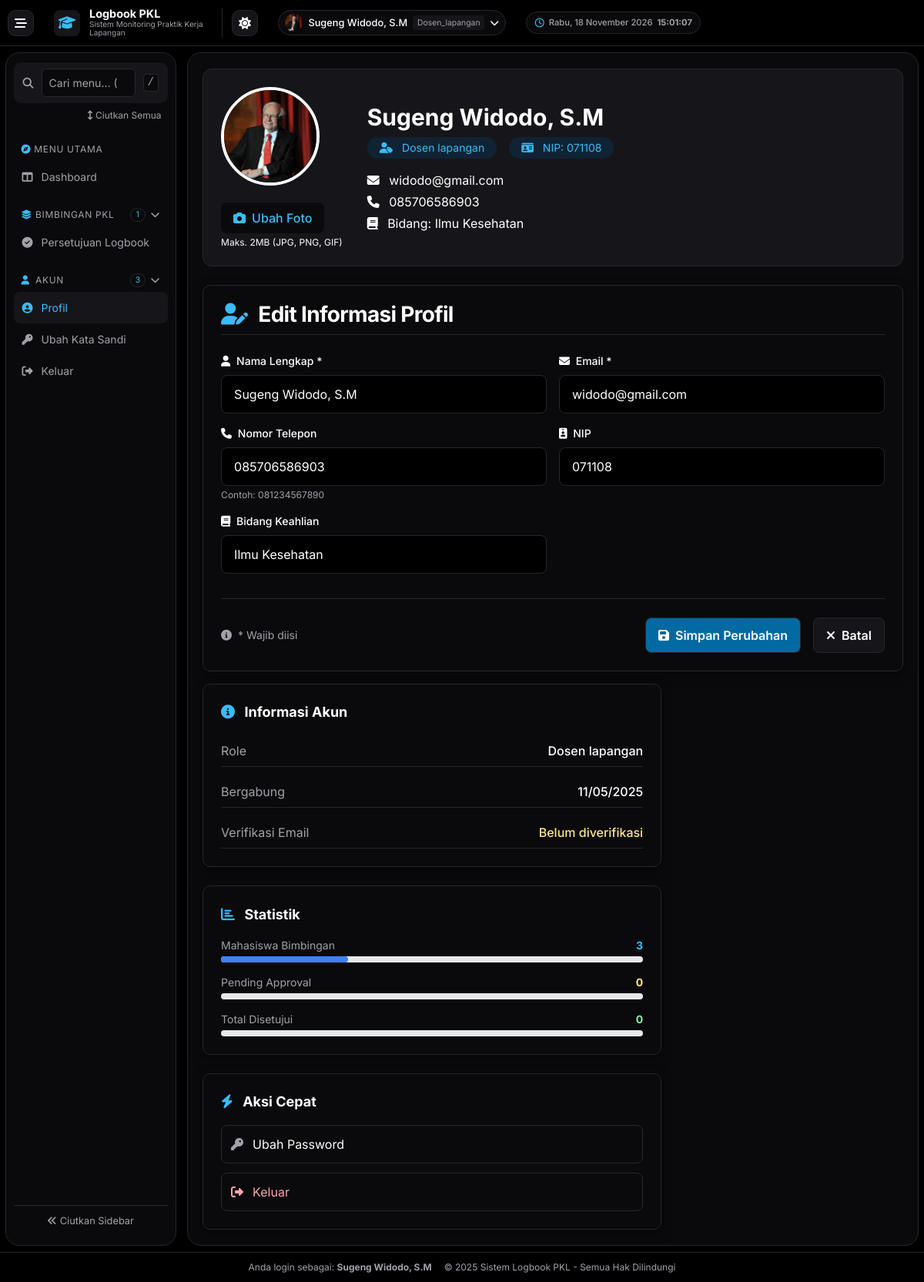
The page /profile.php (signed in) on the database its author committed.
### tables this page shows
CREATE TABLE `users` (
  `id` int(11) NOT NULL,
  `nama` varchar(100) DEFAULT NULL,
  `username` varchar(50) DEFAULT NULL,
  `password` varchar(255) DEFAULT NULL,
  `role` enum('admin','mahasiswa','dosen_pkl','dosen_lapangan') NOT NULL,
  `created_at` timestamp NOT NULL DEFAULT current_timestamp(),
  `remember_token` varchar(64) DEFAULT NULL,
  `prodi` varchar(100) DEFAULT NULL,
  `email_verified` tinyint(1) DEFAULT 0,
  `phone` varchar(15) DEFAULT NULL,
  `profile_image` varchar(255) DEFAULT NULL
);

CREATE TABLE `dosen` (
  `id` int(11) NOT NULL,
  `nip` varchar(20) DEFAULT NULL,
  `bidang` varchar(50) DEFAULT NULL
);

### profile.php (the view, shortened to what the rows shown need)
<?php
require_once 'config/db.php';
$user_id = $_SESSION['user']['id'];
$role = $_SESSION['user']['role'];
$user_query = $conn->prepare("SELECT * FROM users WHERE id = ?");
$user_query->bind_param("i", $user_id);
$user_query->execute();
$user_result = $user_query->get_result();
$user = $user_result->fetch_assoc();
$user = array_merge([
    'nama' => '',
    'username' => '',
    'email' => '',
    'phone' => '',
    'prodi' => '',
    'profile_image' => '',
    'email_verified' => false,
    'created_at' => date('Y-m-d H:i:s')
], $user);
$additional_data = [
    'nim' => '',
    'jurusan' => '',
    'prodi' => '',
    'nip' => '',
    'bidang' => ''
];
if ($role == 'mahasiswa') {
    $mahasiswa_query = $conn->prepare("SELECT * FROM mahasiswa WHERE id = ?");
    $mahasiswa_query->bind_param("i", $user_id);
    $mahasiswa_query->execute();
    $mahasiswa_result = $mahasiswa_query->get_result();
    if ($mahasiswa_result->num_rows > 0) {
        $mahasiswa_data = $mahasiswa_result->fetch_assoc();
        $additional_data = array_merge($additional_data, [
            'nim' => $mahasiswa_data['nim'] ?? '',
            'jurusan' => $mahasiswa_data['jurusan'] ?? '',
            'prodi' => $mahasiswa_data['prodi'] ?? ''
        ]);
    }
} elseif ($role == 'dosen_pkl' || $role == 'dosen_lapangan') {
    $dosen_query = $conn->prepare("SELECT * FROM dosen WHERE id = ?");
    $dosen_query->bind_param("i", $user_id);
    $dosen_query->execute();
    $dosen_result = $dosen_query->get_result();
    if ($dosen_result->num_rows > 0) {
        $dosen_data = $dosen_result->fetch_assoc();
        $additional_data = array_merge($additional_data, [
            'nip' => $dosen_data['nip'] ?? '',
            'bidang' => $dosen_data['bidang'] ?? ''
        ]);
    }
}
include 'includes/header.php';
?>
    <div class="dashboard-page">
        <div>
            <div class="profile-bg dashboard-section mb-6">
                <div class="flex flex-col md:flex-row items-center">
                    <div class="relative mb-6 md:mb-0 md:mr-8">
                        <div class="profile-image-container">
                            <div class="w-32 h-32 rounded-full border-4 border-white overflow-hidden bg-white">
                                <?php if (!empty($user['profile_image'])): ?>
                                    <img src="assets/uploads/profiles/<?= htmlspecialchars($user['profile_image']) ?>"
                                         alt="Foto Profil"
                                         class="w-full h-full object-cover">
                                <?php endif; ?>
                            </div>
                        </div>
                    </div>
                    <div class="flex-1 min-w-0 text-center md:text-left dashboard-profile-identity">
                        <h1 class="text-3xl font-bold mb-2"><?= htmlspecialchars($user['nama']) ?: 'Pengguna' ?></h1>
                        <div class="flex flex-wrap items-center justify-center md:justify-start gap-4 mb-4">
                            <span class="px-4 py-1 bg-white/20 rounded-full text-sm">
                                <i class="fas fa-user-tag mr-2"></i>
                                <?= ucfirst(str_replace('_', ' ', $role)) ?>
                            </span>
                            <?php if (($role == 'dosen_pkl' || $role == 'dosen_lapangan') && !empty($additional_data['nip'])): ?>
                                <span class="px-4 py-1 bg-white/20 rounded-full text-sm">
                                    <i class="fas fa-id-card mr-2"></i>
                                    NIP: <?= htmlspecialchars($additional_data['nip']) ?>
                                </span>
                            <?php endif; ?>
                        </div>
                        <p class="text-white/80">
                            <i class="fas fa-envelope mr-2"></i>
                            <?= htmlspecialchars($user['username']) ?>
                        </p>
                        <?php if (!empty($user['phone'])): ?>
                            <p class="text-white/80 mt-1">
                                <i class="fas fa-phone mr-2"></i>
                                <?= htmlspecialchars($user['phone']) ?>
                            </p>
                        <?php endif; ?>
                        <?php if (($role == 'dosen_pkl' || $role == 'dosen_lapangan') && !empty($additional_data['bidang'])): ?>
                            <p class="text-white/80 mt-1">
                                <i class="fas fa-book mr-2"></i>
                                Bidang: <?= htmlspecialchars($additional_data['bidang']) ?>
                            </p>
                        <?php endif; ?>
                    </div>
                </div>
            </div>
            <div class="dashboard-profile-grid">
                <div class="lg:col-span-2">
                    <div class="dashboard-panel dashboard-section">
                        <h2 class="dashboard-title text-xl font-bold text-gray-800 mb-6 pb-3 border-b">
                            <i class="fas fa-user-edit mr-2 text-blue-600"></i>
                            Edit Informasi Profil
                        </h2>
                        <form method="POST">
                            <div class="dashboard-fields">
                                <div>
                                    <label class="block text-sm font-medium text-gray-700 mb-2">
                                        <i class="fas fa-user mr-1"></i> Nama Lengkap *
                                    </label>
                                    <input type="text" name="nama"
                                           value="<?= htmlspecialchars($user['nama']) ?>"
                                           required
                                           class="w-full px-4 py-3 border border-gray-300 rounded-lg focus:ring-2 focus:ring-blue-500 focus:border-blue-500 transition">
                                </div>
                                <div>
                                    <label class="block text-sm font-medium text-gray-700 mb-2">
                                        <i class="fas fa-envelope mr-1"></i> Email *
                                    </label>
                                    <input type="email" name="email"
                                           value="<?= htmlspecialchars($user['username']) ?>"
                                           required
                                           class="w-full px-4 py-3 border border-gray-300 rounded-lg focus:ring-2 focus:ring-blue-500 focus:border-blue-500 transition">
                                </div>
                                <div>
                                    <label class="block text-sm font-medium text-gray-700 mb-2">
                                        <i class="fas fa-phone mr-1"></i> Nomor Telepon
                                    </label>
                                    <input type="tel" name="phone"
                                           value="<?= htmlspecialchars($user['phone']) ?>"
                                           placeholder="08xxxxxxxxxx"
                                           pattern="[0-9]{10,13}"
                                           class="w-full px-4 py-3 border border-gray-300 rounded-lg focus:ring-2 focus:ring-blue-500 focus:border-blue-500 transition">
                                    <p class="text-xs text-gray-500 mt-1">Contoh: 081234567890</p>
                                </div>
                                <?php if ($role == 'dosen_pkl' || $role == 'dosen_lapangan'): ?>
                                    <div>
                                        <label class="block text-sm font-medium text-gray-700 mb-2">
                                            <i class="fas fa-id-badge mr-1"></i> NIP
                                        </label>
                                        <input type="text" name="nip"
                                               value="<?= htmlspecialchars($additional_data['nip']) ?>"
                                               placeholder="Contoh: 197001012000031001"
                                               class="w-full px-4 py-3 border border-gray-300 rounded-lg focus:ring-2 focus:ring-blue-500 focus:border-blue-500 transition">
                                    </div>
                                    <div>
                                        <label class="block text-sm font-medium text-gray-700 mb-2">
                                            <i class="fas fa-book mr-1"></i> Bidang Keahlian
                                        </label>
                                        <input type="text" name="bidang"
                                               value="<?= htmlspecialchars($additional_data['bidang']) ?>"
                                               placeholder="Contoh: Pemrograman Web, Basis Data"
                                               class="w-full px-4 py-3 border border-gray-300 rounded-lg focus:ring-2 focus:ring-blue-500 focus:border-blue-500 transition">
                                    </div>
                                <?php endif; ?>
                            </div>
                        </form>
                    </div>
                </div>
                <div class="space-y-6">
                    <div class="dashboard-panel dashboard-section">
                        <div class="space-y-3">
                            <div class="dashboard-page-toolbar py-2 border-b">
                                <span class="text-gray-600">Bergabung</span>
                                <span class="font-medium">
                                    <?= date('d/m/Y', strtotime($user['created_at'])) ?>
                                </span>
                            </div>
                        </div>
                    </div>
                </div>
            </div>
        </div>
    </div>
    <?php include 'includes/footer.php'; ?>

### rows shown on the page
users: profile_image (picture), nama "Sugeng Widodo, S.M", username "widodo@gmail.com", phone "085706586903", email "widodo@gmail.com", created_at "11/05/2025"
dosen: nip "071108", bidang "Ilmu Kesehatan"

### other values the page prints
$_SESSION['user']['nama'] "Sugeng Widodo, S.M"
$current_role "Dosen_lapangan"
$label_link "Dashboard"
$label "BIMBINGAN PKL"
count($links) "1"
$label_link "Persetujuan Logbook"
$label "AKUN"
count($links) "3"
$label_link "Profil"
$label_link "Ubah Kata Sandi"
$label_link "Keluar"
str_replace('_', ' ', $role) "Dosen lapangan"
$stat['label'] "Mahasiswa Bimbingan"
$stat['value'] "3"
$stat['label'] "Pending Approval"
